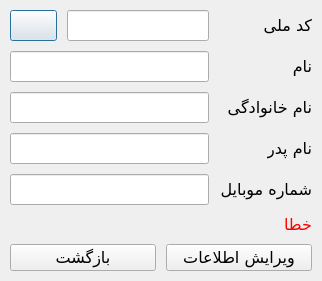
<?xml version="1.0" encoding="UTF-8"?>
<ui version="4.0">
 <class>EditRegistrationDialog</class>
 <widget class="QDialog" name="EditRegistrationDialog">
  <property name="geometry">
   <rect>
    <x>0</x>
    <y>0</y>
    <width>255</width>
    <height>311</height>
   </rect>
  </property>
  <property name="font">
   <font>
    <family>B Nazanin</family>
    <pointsize>12</pointsize>
   </font>
  </property>
  <property name="windowTitle">
   <string>ویرایش اطلاعات مسافر</string>
  </property>
  <property name="windowIcon">
   <iconset resource="resource.qrc">
    <normaloff>:/icons/resources/icons/editRegistration.png</normaloff>:/icons/resources/icons/editRegistration.png</iconset>
  </property>
  <property name="layoutDirection">
   <enum>Qt::RightToLeft</enum>
  </property>
  <property name="locale">
   <locale language="Persian" country="Iran"/>
  </property>
  <layout class="QVBoxLayout" name="verticalLayout">
   <property name="spacing">
    <number>10</number>
   </property>
   <property name="sizeConstraint">
    <enum>QLayout::SetFixedSize</enum>
   </property>
   <property name="leftMargin">
    <number>10</number>
   </property>
   <property name="topMargin">
    <number>10</number>
   </property>
   <property name="rightMargin">
    <number>10</number>
   </property>
   <property name="bottomMargin">
    <number>10</number>
   </property>
   <item>
    <layout class="QFormLayout" name="FLayout">
     <property name="sizeConstraint">
      <enum>QLayout::SetFixedSize</enum>
     </property>
     <property name="horizontalSpacing">
      <number>10</number>
     </property>
     <property name="verticalSpacing">
      <number>10</number>
     </property>
     <item row="0" column="0">
      <widget class="QLabel" name="lblId">
       <property name="text">
        <string>کد ملی</string>
       </property>
      </widget>
     </item>
     <item row="0" column="1">
      <layout class="QHBoxLayout" name="HLayoutId">
       <item>
        <widget class="QLineEdit" name="txtId"/>
       </item>
       <item>
        <widget class="QPushButton" name="btnSearchId">
         <property name="text">
          <string/>
         </property>
         <property name="icon">
          <iconset resource="resource.qrc">
           <normaloff>:/icons/resources/icons/searchPassenger.png</normaloff>:/icons/resources/icons/searchPassenger.png</iconset>
         </property>
         <property name="iconSize">
          <size>
           <width>25</width>
           <height>25</height>
          </size>
         </property>
        </widget>
       </item>
      </layout>
     </item>
     <item row="1" column="0">
      <widget class="QLabel" name="lblName">
       <property name="text">
        <string>نام</string>
       </property>
      </widget>
     </item>
     <item row="1" column="1">
      <widget class="QLineEdit" name="txtName"/>
     </item>
     <item row="2" column="0">
      <widget class="QLabel" name="lblFamily">
       <property name="text">
        <string>نام خانوادگی</string>
       </property>
      </widget>
     </item>
     <item row="2" column="1">
      <widget class="QLineEdit" name="txtFamily"/>
     </item>
     <item row="3" column="0">
      <widget class="QLabel" name="lblFather">
       <property name="text">
        <string>نام پدر</string>
       </property>
      </widget>
     </item>
     <item row="3" column="1">
      <widget class="QLineEdit" name="txtFather"/>
     </item>
     <item row="4" column="0">
      <widget class="QLabel" name="lblPhone">
       <property name="text">
        <string>شماره موبایل</string>
       </property>
      </widget>
     </item>
     <item row="4" column="1">
      <widget class="QLineEdit" name="txtPhone"/>
     </item>
    </layout>
   </item>
   <item>
    <widget class="QLabel" name="lblError">
     <property name="palette">
      <palette>
       <active>
        <colorrole role="WindowText">
         <brush brushstyle="SolidPattern">
          <color alpha="255">
           <red>255</red>
           <green>0</green>
           <blue>0</blue>
          </color>
         </brush>
        </colorrole>
       </active>
       <inactive>
        <colorrole role="WindowText">
         <brush brushstyle="SolidPattern">
          <color alpha="255">
           <red>255</red>
           <green>0</green>
           <blue>0</blue>
          </color>
         </brush>
        </colorrole>
       </inactive>
       <disabled>
        <colorrole role="WindowText">
         <brush brushstyle="SolidPattern">
          <color alpha="255">
           <red>120</red>
           <green>120</green>
           <blue>120</blue>
          </color>
         </brush>
        </colorrole>
       </disabled>
      </palette>
     </property>
     <property name="text">
      <string>خطا</string>
     </property>
    </widget>
   </item>
   <item>
    <layout class="QHBoxLayout" name="HLayoutButtons">
     <property name="spacing">
      <number>10</number>
     </property>
     <item>
      <widget class="QPushButton" name="btnEdit">
       <property name="text">
        <string>ویرایش اطلاعات</string>
       </property>
       <property name="icon">
        <iconset resource="resource.qrc">
         <normaloff>:/icons/resources/icons/editRegistration.png</normaloff>:/icons/resources/icons/editRegistration.png</iconset>
       </property>
       <property name="iconSize">
        <size>
         <width>40</width>
         <height>40</height>
        </size>
       </property>
      </widget>
     </item>
     <item>
      <widget class="QPushButton" name="btnReturn">
       <property name="text">
        <string>بازگشت</string>
       </property>
       <property name="icon">
        <iconset resource="resource.qrc">
         <normaloff>:/icons/resources/icons/return.png</normaloff>:/icons/resources/icons/return.png</iconset>
       </property>
       <property name="iconSize">
        <size>
         <width>40</width>
         <height>40</height>
        </size>
       </property>
       <property name="shortcut">
        <string>Ctrl+S</string>
       </property>
      </widget>
     </item>
    </layout>
   </item>
  </layout>
 </widget>
 <tabstops>
  <tabstop>txtId</tabstop>
  <tabstop>btnSearchId</tabstop>
  <tabstop>txtName</tabstop>
  <tabstop>txtFamily</tabstop>
  <tabstop>txtFather</tabstop>
  <tabstop>txtPhone</tabstop>
  <tabstop>btnEdit</tabstop>
  <tabstop>btnReturn</tabstop>
 </tabstops>
 <resources>
  <include location="resource.qrc"/>
 </resources>
 <connections/>
</ui>
